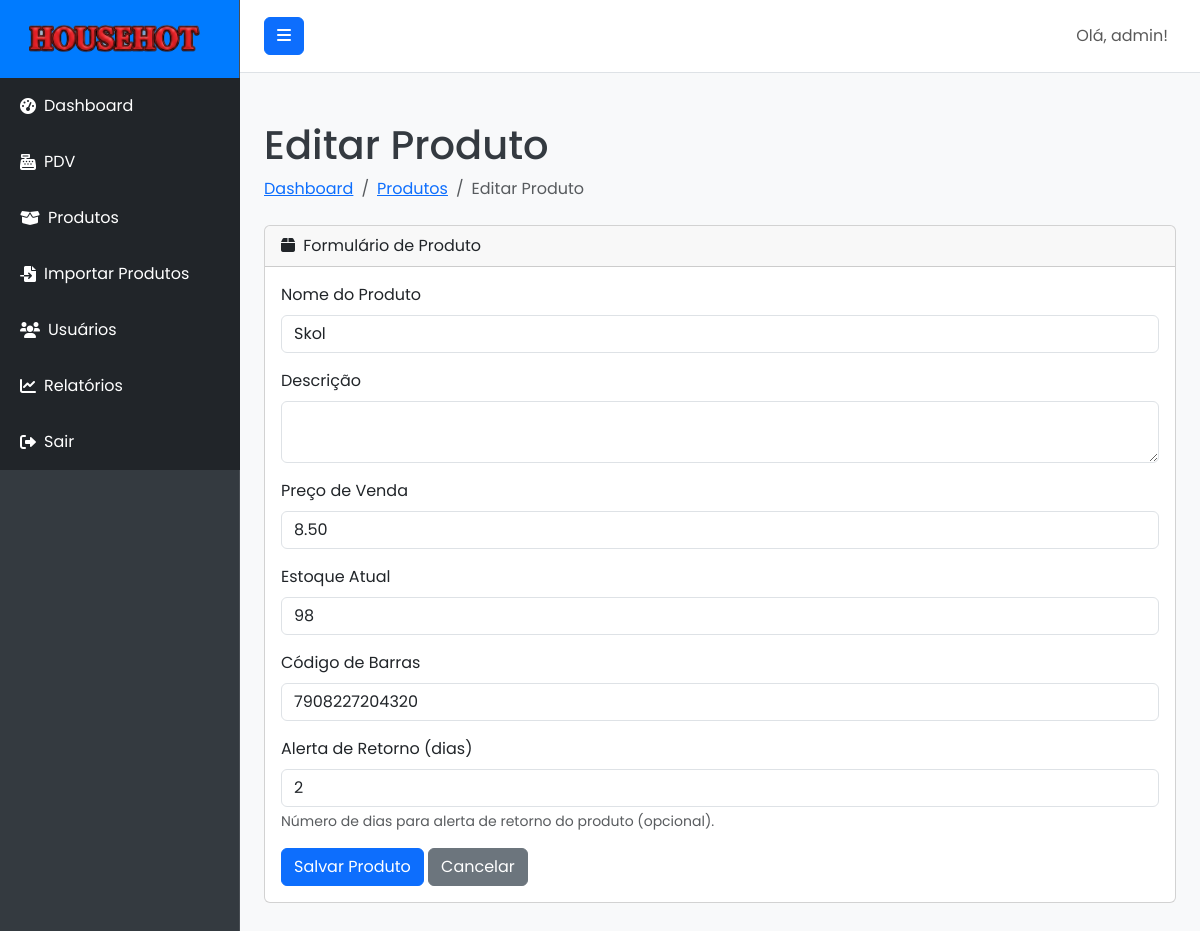
The page /product/edit/1 (signed in) on the database as committed earlier.
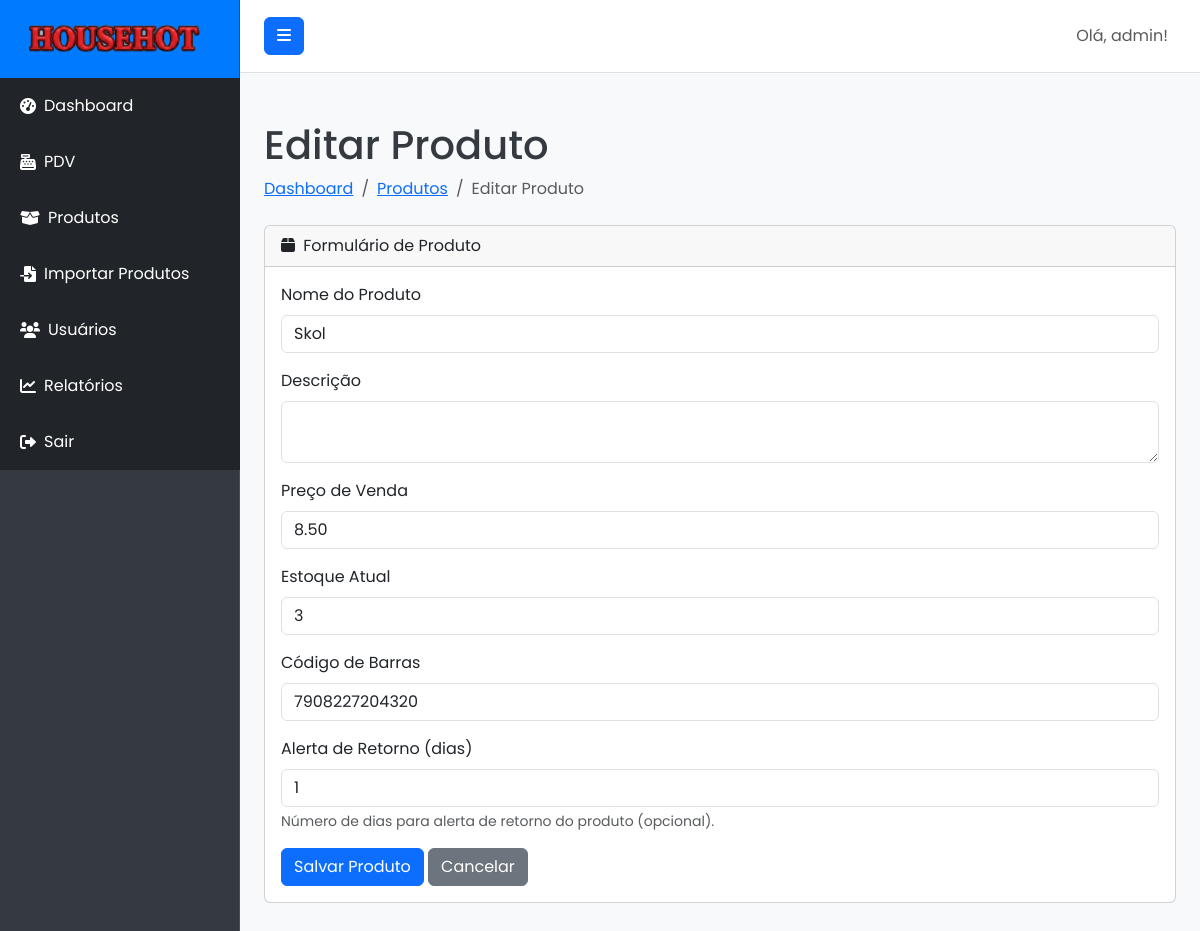
The same page on the database as committed later.
### models.py (models this page shows)
class Product(db.Model):
    __tablename__ = 'products'
    id = db.Column(db.Integer, primary_key=True)
    name = db.Column(db.String(120), nullable=False)
    description = db.Column(db.Text, nullable=True)
    price = db.Column(db.Float, nullable=False)
    stock = db.Column(db.Integer, default=0, nullable=False)
    barcode = db.Column(db.String(100), unique=True, nullable=True)
    return_alert_days = db.Column(db.Integer, nullable=True)
    created_at = db.Column(db.DateTime, default=datetime.utcnow)
    sale_items = db.relationship('SaleItem', backref='product', lazy=True)

### routes.py (the view)
@main_bp.route('/product/edit/<int:product_id>', methods=['GET', 'POST'])
@admin_required
def edit_product(product_id):
    product = Product.query.get_or_404(product_id)
    form = ProductForm(obj=product)
    if form.validate_on_submit():
        form.populate_obj(product)
        if not product.barcode or not product.barcode.strip(): product.barcode = f"INT-{int(time.time())}"
        db.session.commit()
        return redirect(url_for('main.products'))
    return render_template('add_edit_product.html', title='Editar Produto', form=form)

### forms.py
class ProductForm(FlaskForm):
    name = StringField('Nome do Produto', validators=[DataRequired()])
    description = TextAreaField('Descrição', validators=[Optional()])
    price = DecimalField('Preço de Venda', validators=[DataRequired(), NumberRange(min=0, message='O preço deve ser positivo.')])
    stock = IntegerField('Estoque Atual', validators=[DataRequired(), NumberRange(min=0, message='O estoque não pode ser negativo.')])
    barcode = StringField('Código de Barras', validators=[Optional()])
    return_alert_days = IntegerField('Alerta de Retorno (dias)', validators=[Optional(), NumberRange(min=0, message='O número de dias deve ser positivo.')],
                                     description='Número de dias para alerta de retorno do produto (opcional).')
    submit = SubmitField('Salvar Produto')

### models.py (called while the page is built)
    def is_admin(self):
        return self.role == 'admin'

### templates/add_edit_product.html (shortened to what this page needs)
{% extends "base.html" %}
{% block content %}
<div class="container-fluid">
    <h1 class="mt-4">{{ title }}</h1>
    <ol class="breadcrumb mb-4">
        <li class="breadcrumb-item"><a href="{{ url_for('main.dashboard') }}">Dashboard</a></li>
        <li class="breadcrumb-item"><a href="{{ url_for('main.products') }}">Produtos</a></li>
        <li class="breadcrumb-item active">{{ title }}</li>
    </ol>
    <div class="card mb-4">
        <div class="card-header">
            <i class="fas fa-box me-1"></i>
            Formulário de Produto
        </div>
        <div class="card-body">
            <form method="POST">
                <div class="mb-3">
                    {{ form.name.label(class="form-label") }}
                    {{ form.name(class="form-control") }}
                </div>
                <div class="mb-3">
                    {{ form.description.label(class="form-label") }}
                    {{ form.description(class="form-control") }}
                </div>
                <div class="mb-3">
                    {{ form.price.label(class="form-label") }}
                    {{ form.price(class="form-control") }}
                </div>
                <div class="mb-3">
                    {{ form.stock.label(class="form-label") }}
                    {{ form.stock(class="form-control") }}
                </div>
                <div class="mb-3">
                    {{ form.barcode.label(class="form-label") }}
                    {{ form.barcode(class="form-control") }}
                </div>
                <div class="mb-3">
                    {{ form.return_alert_days.label(class="form-label") }}
                    {{ form.return_alert_days(class="form-control") }}
                    <div class="form-text text-muted">{{ form.return_alert_days.description }}</div>
                </div>
                {{ form.submit(class="btn btn-primary") }}
                <a href="{{ url_for('main.products') }}" class="btn btn-secondary">Cancelar</a>
            </form>
        </div>
    </div>
</div>
{% endblock %}

Rows that differ between the two databases and show on the page:
changed Product "Skol": stock "98" → "3"; return_alert_days "2" → "1"
